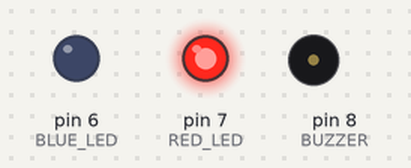
Recording of a sketch running on a simulated Arduino Uno, built with avr-gcc and run on an emulated ATmega328P. Shown: output pins drawn as LEDs (lit = HIGH), buzzer (waves = sounding).

Above: at 0.2 s.
At 1.1 s:
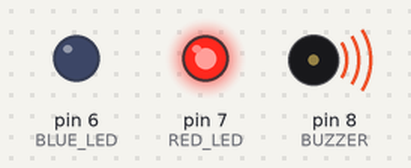
At 2.5 s:
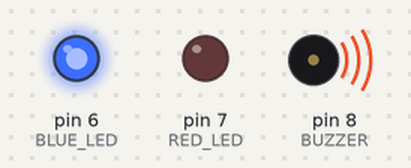
Timing chart, 0 to 3.0 s (numbered marks = the images above):
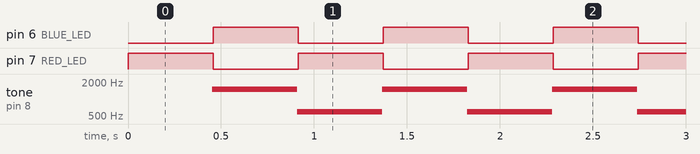

The sketch:

Urok8_2b_Sirena_Voy.ino
```cpp
/*
  Урок 8. Задание 2, вариант Б — сирена «вой»

  Частота звука плавно растёт, а потом плавно падает:
    звук растёт → горит красный
    звук падает → горит синий
  Плавность получаем циклом for: много маленьких шагов.

  Схема та же, что в задании 1.
*/

const int RED_LED  = 7;    // красный светодиод
const int BLUE_LED = 6;    // синий светодиод
const int BUZZER   = 8;    // пищалка

const int FREQ_LOW  = 600;    // самый низкий звук, Гц
const int FREQ_HIGH = 1500;   // самый высокий звук, Гц
const int STEP      = 10;     // на сколько Гц меняем звук за шаг
const int STEP_TIME = 5;      // длительность одного шага, мс

void setup() {
  pinMode(RED_LED, OUTPUT);
  pinMode(BLUE_LED, OUTPUT);
  pinMode(BUZZER, OUTPUT);
}

void loop() {
  // Звук растёт — горит красный
  digitalWrite(RED_LED, HIGH);
  digitalWrite(BLUE_LED, LOW);
  for (int freq = FREQ_LOW; freq <= FREQ_HIGH; freq = freq + STEP) {
    tone(BUZZER, freq);   // чуть выше, чем на прошлом шаге
    delay(STEP_TIME);
  }

  // Звук падает — горит синий
  digitalWrite(RED_LED, LOW);
  digitalWrite(BLUE_LED, HIGH);
  for (int freq = FREQ_HIGH; freq >= FREQ_LOW; freq = freq - STEP) {
    tone(BUZZER, freq);   // чуть ниже, чем на прошлом шаге
    delay(STEP_TIME);
  }
}
```

Measured:
- by itself, pin 6 (BLUE_LED), pin 7 (RED_LED): alternates HIGH for 0.46 s and LOW for 0.46 s
- by itself, tone on pin 8 (BUZZER): alternates 1500 Hz for 0.46 s and 600 Hz for 0.46 s
